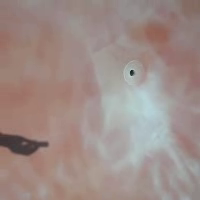
#> input picture frame 69 of dataset/cam.mp4, 200 x 200 px, given in place of the camera
$ python vid_gen.py
#> lines starting #> are read from the running program, lines starting #| are printed output that depends on the picture
import cv2
import argparse

parser = argparse.ArgumentParser()
parser.add_argument('-p', "--port", type=int, default=0, help='Video source port')
parser.add_argument('-r', "--resize", type=int, default=200, help='Video resize')
parser.add_argument('-f', "--fps", type=int, default=15, help='Video fps')
args = parser.parse_args()

cap = cv2.VideoCapture(args.port)

width = int(cap.get(cv2.CAP_PROP_FRAME_WIDTH))
height = int(cap.get(cv2.CAP_PROP_FRAME_HEIGHT))

writer = cv2.VideoWriter('calibcam.mp4', cv2.VideoWriter_fourcc(*'mp4v'), args.fps, (args.resize, args.resize))

while True:
  ret,frame= cap.read()
#> frame is the input picture: shape (200, 200, 3); mean B, G, R 135.8, 140.6, 157.7

  if not ret:
    break

  frame = frame[0:0+height, height-int(width/2):int(width/2)+height]
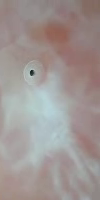
#> frame: shape (200, 100, 3); mean B, G, R 147.2, 149.5, 158.8
  frame = cv2.resize(frame, (args.resize, args.resize))
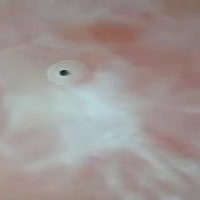
#> frame: shape (200, 200, 3); mean B, G, R 147.3, 149.6, 158.9
  print(frame.shape[1], frame.shape[0])
#| 200 200
  writer.write(frame)

  cv2.imshow('frame', frame)

  if cv2.waitKey(args.fps) & 0xFF == 27:
#> (key Esc is pressed here)
    break

cap.release()
writer.release()
cv2.destroyAllWindows()

$ run again, starting later in the video
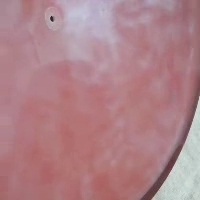
#> input picture frame 311 of dataset/cam.mp4, 200 x 200 px, given in place of the camera
#> frame is the input picture: shape (200, 200, 3); mean B, G, R 136.7, 130.3, 174.5
#> `frame = frame[0:0+height, height-int(width/2):int(width/2)+height]`:
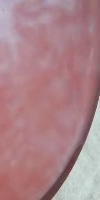
#> frame: shape (200, 100, 3); mean B, G, R 137.9, 132.1, 172
#> `frame = cv2.resize(frame, (args.resize, args.resize))`:
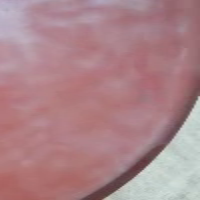
#> frame: shape (200, 200, 3); mean B, G, R 138, 132.2, 172.1
#| 200 200

$ run again, starting later in the video
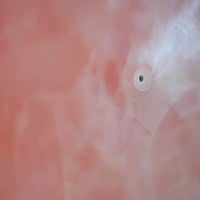
#> input picture frame 553 of dataset/cam.mp4, 200 x 200 px, given in place of the camera
#> frame is the input picture: shape (200, 200, 3); mean B, G, R 135.8, 136, 178.7
#> `frame = frame[0:0+height, height-int(width/2):int(width/2)+height]`:
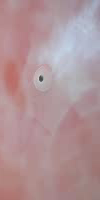
#> frame: shape (200, 100, 3); mean B, G, R 152, 147.6, 175.5
#> `frame = cv2.resize(frame, (args.resize, args.resize))`:
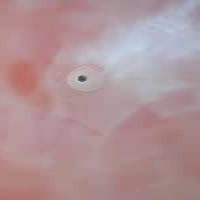
#> frame: shape (200, 200, 3); mean B, G, R 152.1, 147.6, 175.6
#| 200 200
